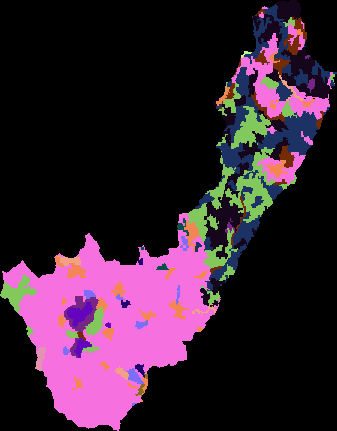
#> input picture results/corine.png, 337 x 431 px
$ python main.py   (older library calls are emulated)
#> lines starting #> are read from the running program, lines starting #| are printed output that depends on the picture; after the words box and inside, x2 and y2 are one past the last pixel; in counts of white or black regions, pixels touching at a corner belong together
### approach_shapeMatching.py
import matplotlib.pyplot as plt
import cv2
import numpy
import math
from PIL import Image
import copy
from getContours import edgeDetection, findContoursCV, drawContoursCV

# [34 lines left out: functions drawShape, drawHeatmap, euclideanDistance, filterContours, not called in this run]

def run(filePath, subjectiveIntegration, show, outputPath=None):
    #ToDo: Refactor

    # At first, we will read the image and get the edges
    # This is the technical image which you are trying to correlate with the merged subjective images
#> called with filePath = 'results/corine.png', subjectiveIntegration = False, show = True, outputPath = 'test.png'
    im2 = cv2.imread(filePath)
#> im2 is the input picture: shape (431, 337, 3); mean B, G, R 48.5, 31.4, 53.6
    edges2 = edgeDetection(im2)

    # Here the image will be displayed for better debugging of thw Computer Vision Methods
    image2, contours2, hierarchy2 = findContoursCV(edges2)
    if show:
        drawContoursCV(image2, contours2)

    # Here we will decide wether we want to compare subjective 1 & 2 or a combination of subjective 1 and 2 with a
    # chosen image. The usual case you be the later -> the combination of 1 & 2 in contrast to a chosen image

    if subjectiveIntegration:
        img_part1 = cv2.imread('results/subjective2.png')
        img_part2 = cv2.imread('results/subjective2.png')
    else:
        img_part1 = cv2.imread('results/subjective1.png')
        img_part2 = cv2.imread('results/subjective2.png')

    # Calculate the Edges of the 2 subjectives
    edges_part1 = edgeDetection(img_part1)
    edges_part2 = edgeDetection(img_part2)

    # Layer the 2 images over each other with equal weights
    edges1 = cv2.addWeighted(edges_part1,0.5,edges_part2,0.5,0)

    # Show the intermediate Images if you want to
    image1, contours1, hierarchy1 = findContoursCV(edges1)
    if show:
        drawContoursCV(image1, contours1)
        cv2.imshow("abc1", edges1)
        cv2.imshow("abc2", edges2)

    # Filter out the noise in the contours
    # Meaning that smaller shapes consisting of only a few points get discarded
    contoursSmallOrg = filterContours(contours1)
    contoursSmallDest = filterContours(contours2)

    # Create a copy of the basic shape as background for the "heat map"
    # The Heatmap is more of a correlation between the shapes found in subjective 1 & 2 vs the chosen image
    # Was at the time of coding meant do work abit differently
    edgeHeatmap = copy.deepcopy(edges1)

    # Extract the Heatmap Shapes to be used in other approaches
    heatmapShapes = []

    # Compare every discovered contour in the subjective merge image with every contour in the chosen image
    for i, org_contour in enumerate(contoursSmallOrg):
        for dest_contour in contoursSmallDest:
            # Proceed if a contour combination is not larger or smaller than 10% of the original contour
            # Furthermore, the distance between the centers of the shaped needs to be within 30 pixels
            if len(org_contour) * 1.1 > len(dest_contour) and len(org_contour) * 0.9 < len(dest_contour) and euclideanDistance(org_contour, dest_contour) < 30:

                # Calculate a score of how similar the 2 contours are
                # Invariant to size and rotation, only the shape is considered
                # If the 2 contours are similar enough, proceed
                ret = cv2.matchShapes(org_contour, dest_contour, 1, 0.0)
                if ret < 1.25:
                    # Draw the 2 contours on the heat map and append the shape to the shape collection
                    # ToDo: Draw a line between the 2 contours to see the connection
                    # ToDO: Draw shapes at half transparency
                    drawHeatmap(edgeHeatmap, dest_contour, org_contour)
                    heatmapShapes.append((org_contour, dest_contour))
                    if show:
                        # Plot a pair of contours to validate similarity as human
                        plt.subplot(121), plt.imshow(drawShape(org_contour, edges1), cmap='gray')
                        plt.title('Original Shape'), plt.xticks([]), plt.yticks([])
                        plt.subplot(122), plt.imshow(drawShape(dest_contour, edges2), cmap='gray')
                        plt.title('Matched Shape'), plt.xticks([]), plt.yticks([])
                        #plt.show()
                        plt.clf()

    # Show the resulting heat map
    if show:
        plt.imshow(edgeHeatmap)
        plt.show()

    if outputPath != None:
        plt.imsave(outputPath, edgeHeatmap)

    return heatmapShapes

### getContours.py
import matplotlib.pyplot as plt
import cv2 as cv
import numpy as np
from datafiles import names


def showImage(image):
    plt.imshow(image)
    plt.show()


def edgeDetection(image):
    # Find Edges
    image = cv.Canny(image, 100, 600)
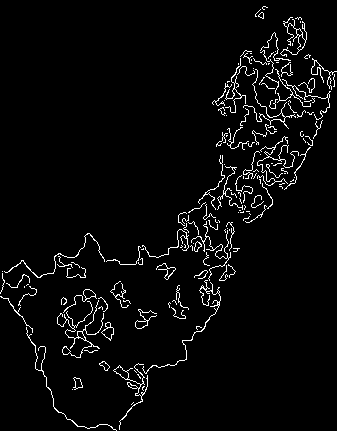
#> image: shape (431, 337); 3.7% white in thin lines or dots
    # showImage(image)

    # Blur Image
    kernel = np.ones((3, 3), np.float32) / 25
    image = cv.filter2D(image, -1, kernel)
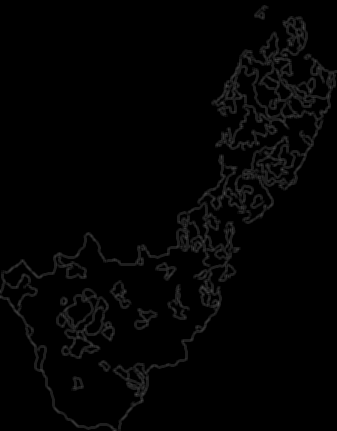
#> image: shape (431, 337); min 0, max 82, mean 3.4
    # [6 lines of commented-out code are left out]

    return image


def findContoursCV(edges, adaptive=True):
    # Helper Function to find Contours
#> called with adaptive = True
    image, contours, hierarchy = cv.findContours(edges, cv.RETR_TREE, cv.CHAIN_APPROX_SIMPLE)
#> contours = 194 contours, 117 with area under 20; largest, box (x1, y1, x2, y2) and area: (0, 16, 337, 431) 40558, (3, 235, 215, 430) 21816, (56, 288, 115, 359) 2462, (237, 177, 272, 220) 534, (231, 107, 270, 148) 530
    return image, contours, hierarchy


def drawContoursCV(image, contours):
    # Helper Function to draw contours
    cv.drawContours(
        image=image,
        contours=contours,
        contourIdx=-1,
        color=(0, 255, 0),
        thickness=0)
    cv.imshow("Image", image)
    cv.waitKey(0)


# [24 lines left out: functions getShowContours, getShowContoursAll, not called in this run]


def run():
    getShowContours('results/ndvi.png')

### main.py
from dataframeToImage import dataframeToImage
from dataPreprocessing import *
import approach_shapeMatching
import approach_colorMatching
import approach_boostMatching

def main():
    # Choose the approach you want to execute
    generatePNGs = False
    shapeMatching = True
    colorMatching = False
    subjectiveMatching = False
    boostMatching = False

    # Generate the necessary png pictures for computer vision (cv) processing
    if generatePNGs:
        dataframeToImage(read_subjective1(), 'results/subjective1.png')
        dataframeToImage(read_subjective2(), 'results/subjective2.png')
        dataframeToImage(read_corine(), 'results/corine.png')

        dataframeToImage(pruning(read_aspect1()), 'results/aspect1.png')
        dataframeToImage(pruning(read_aspect2()), 'results/aspect2.png')

        dataframeToImage(pruning(read_dem()), 'results/dem.png')
        dataframeToImage(pruning(read_ndvi()), 'results/ndvi.png')
        dataframeToImage(pruning(read_slope()), 'results/slope.png')


    if shapeMatching:
        # Choose whatever data you want to correlate using computer vision
        # Choose from the PNG's above
        _ = approach_shapeMatching.run('results/corine.png', subjectiveIntegration=False, show=True, outputPath="test.png")
#> in run, `image2, contours2, hierarchy2 = findContoursCV(edges2)`: contours2 has the same summary as contours in findContoursCV

    if subjectiveMatching:
        # Choose a subjective picture e.g. subjective1.png or subjective2.png
        # Most reasonable results for subjective1.png
        _ = approach_shapeMatching.run('results/subjective1.png', subjectiveIntegration=True, show=False, outputPath='test.png')
        #approach_shapeMatching.run('/home/mirko/PycharmProjects/HybridImageSegmentation/web/temp/Corine.txt.png', subjectiveIntegration=True, show=False,
        #                           outputPath='/home/mirko/PycharmProjects/HybridImageSegmentation/test.png')

    if colorMatching:
        # No possible data options
        _ = approach_colorMatching.run(show=True)

    if boostMatching:
        # Choose any data you want from the pngs
        _ = approach_boostMatching.run("results/corine.png")


if __name__ == "__main__":
#> (the run stopped early here; a loop or call above may not have finished)
